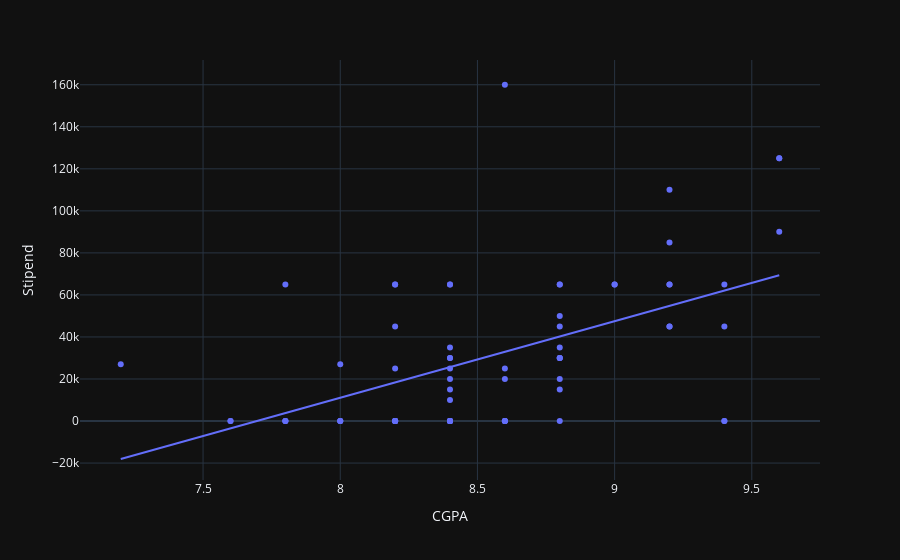

Notebook code cell kept with this figure:
### Markdown cell above
Also you can use last sem GPA and analyze as it was only offlien exam, but for me personally I think people with highest GPA will have highest GPA irrespective of exam mode. And people with low GPA in online will have even worse in offline.

Also note that offcampus has highest Stipend in range of 8.4 - 8.7, that means of campus companies don't care that much about GPA compare to skills and mostly skilled pople can have this range of GPA cause they spent more time in coding than mugging, while they are smart, so still GPA stays above 8.4

### Code cell
df_7to10 = df[df['CGPA'] > 7]
fig = px.scatter(df_7to10, x="CGPA", y="Stipend", trendline="ols")
fig.update_layout(template="plotly_dark")
fig.show()

### Figure 1 — Plotly figure (JSON) as saved in the notebook; plotly's stock layout.template omitted (floating-point values rounded to 4 significant figures)
{"data": [{"hovertemplate": "CGPA=%{x}<br>Stipend=%{y}<extra></extra>", "legendgroup": "", "marker": {"color": "#636efa", "symbol": "circle"}, "mode": "markers", "name": "", "orientation": "v", "showlegend": false, "type": "scatter", "x": [8.2, 9.2, 8.8, 8.2, 8.8, 9.6, 9.4, 8.4, 8.8, 8.8, 8, 8.4, 9.6, 7.2, 9.2, 8.8, 8.6, 8, 8.2, 8, 8.6, 9, 8.2, 9.2, 8.4, 8.2, 8.4, 8, 8.4, 8.8, 8.6, 7.6, 8.4, 9.2, 8.4, 8.4, 8.8, 8.4, 8.4, 8.8, 7.6, 8.4, 8.8, 8.2, 8.6, 9.2, 8.4, 9.2, 8.8, 8.4, 8.4, 9.6, 7.8, 7.8, 8.2, 8.2, 9.4, 7.8, 9.4, 8.8, 8.6, 8.6, 9, 8.2, 8.6, 9.4, 8.2, 7.8, 8.4, 8.4, 8.2], "xaxis": "x", "y": [25000, 85000, 15000, 0, 0, 125000, 65000, 35000, 45000, 50000, 0, 0, 90000, 27000, 110000, 30000, 0, 27000, 0, 0, 160000, 65000, 0, 65000, 0, 0, 0, 0, 0, 30000, 20000, 0, 20000, 45000, 25000, 65000, 65000, 0, 30000, 30000, 0, 0, 65000, 65000, 0, 45000, 65000, 65000, 20000, 15000, 30000, 125000, 0, 0, 0, 0, 0, 0, 0, 35000, 25000, 0, 65000, 65000, 0, 45000, 0, 65000, 0, 10000, 45000], "yaxis": "y"}, {"hovertemplate": "<b>OLS trendline</b><br>Stipend = 36417.2 * CGPA + -280267<br>R<sup>2</sup>=0.270044<br><br>CGPA=%{x}<br>Stipend=%{y} <b>(trend)</b><extra></extra>", "legendgroup": "", "marker": {"color": "#636efa", "symbol": "circle"}, "mode": "lines", "name": "", "showlegend": false, "type": "scatter", "x": [7.2, 7.6, 7.6, 7.8, 7.8, 7.8, 7.8, 8, 8, 8, 8, 8.2, 8.2, 8.2, 8.2, 8.2, 8.2, 8.2, 8.2, 8.2, 8.2, 8.2, 8.4, 8.4, 8.4, 8.4, 8.4, 8.4, 8.4, 8.4, 8.4, 8.4, 8.4, 8.4, 8.4, 8.4, 8.4, 8.4, 8.6, 8.6, 8.6, 8.6, 8.6, 8.6, 8.6, 8.8, 8.8, 8.8, 8.8, 8.8, 8.8, 8.8, 8.8, 8.8, 8.8, 8.8, 9, 9, 9.2, 9.2, 9.2, 9.2, 9.2, 9.2, 9.4, 9.4, 9.4, 9.4, 9.6, 9.6, 9.6], "xaxis": "x", "y": [-18060.0, -3496.0, -3496.0, 3787.0, 3787.0, 3787.0, 3787.0, 11070.0, 11070.0, 11070.0, 11070.0, 18350.0, 18350.0, 18350.0, 18350.0, 18350.0, 18350.0, 18350.0, 18350.0, 18350.0, 18350.0, 18350.0, 25640.0, 25640.0, 25640.0, 25640.0, 25640.0, 25640.0, 25640.0, 25640.0, 25640.0, 25640.0, 25640.0, 25640.0, 25640.0, 25640.0, 25640.0, 25640.0, 32920.0, 32920.0, 32920.0, 32920.0, 32920.0, 32920.0, 32920.0, 40200.0, 40200.0, 40200.0, 40200.0, 40200.0, 40200.0, 40200.0, 40200.0, 40200.0, 40200.0, 40200.0, 47490.0, 47490.0, 54770.0, 54770.0, 54770.0, 54770.0, 54770.0, 54770.0, 62050.0, 62050.0, 62050.0, 62050.0, 69340.0, 69340.0, 69340.0], "yaxis": "y"}], "layout": {"legend": {"tracegroupgap": 0}, "margin": {"t": 60}, "xaxis": {"anchor": "y", "domain": [0, 1], "title": {"text": "CGPA"}}, "yaxis": {"anchor": "x", "domain": [0, 1], "title": {"text": "Stipend"}}}}
